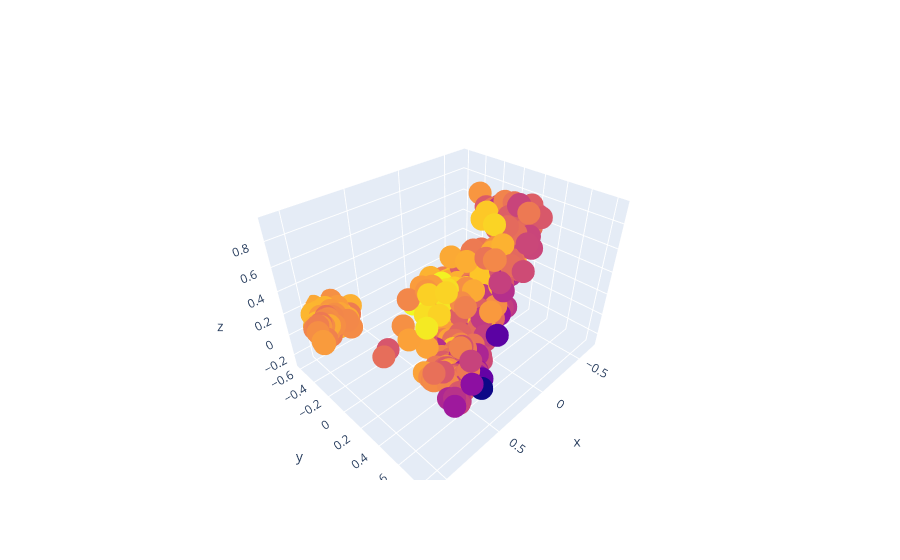

Notebook code for this chart:
### Markdown cell above
Use principal component analysis to reduce the dimensions of that list to 3.
This creates a matrix suitable for generating the following 3-dimensional plot.
The lesser the distance between any two songs, the larger the similarities in their traits.

### Code cell
chosen = ["energy", "liveness", "tempo", "valence", "loudness", "speechiness", "acousticness", "danceability", "instrumentalness"]
text1 = data_frame["song"]
text2 = text1.values

# X = data_frame.drop(droppable, axis=1).values
X = data_frame[chosen].values
y = data_frame["danceability"].values

min_max_scaler = MinMaxScaler()
X = min_max_scaler.fit_transform(X)

pca = PCA(n_components=3)
pca.fit(X)

X = pca.transform(X)

import plotly.offline as py
py.init_notebook_mode(connected=True)
import plotly.graph_objs as go
import plotly.tools as tls

trace = go.Scatter3d(
    x=X[:,0],
    y=X[:,1],
    z=X[:,2],
    text=text2,
    mode="markers",
    marker=dict(
        size=8,
        color=y
    )
)

fig = go.Figure(data=[trace])
py.iplot(fig, filename="test-graph")

### Figure 1 — Plotly figure (JSON) as saved in the notebook; plotly's stock layout.template omitted (floating-point values rounded to 4 significant figures; data arrays with more than 128 entries replaced by an {"elided": "..."} marker saying what was removed)
{"data": [{"marker": {"color": {"elided": "1480 float values"}, "size": 8}, "mode": "markers", "text": {"elided": "1480 str values"}, "type": "scatter3d", "x": {"elided": "1480 float values"}, "y": {"elided": "1480 float values"}, "z": {"elided": "1480 float values"}}], "layout": {}}
